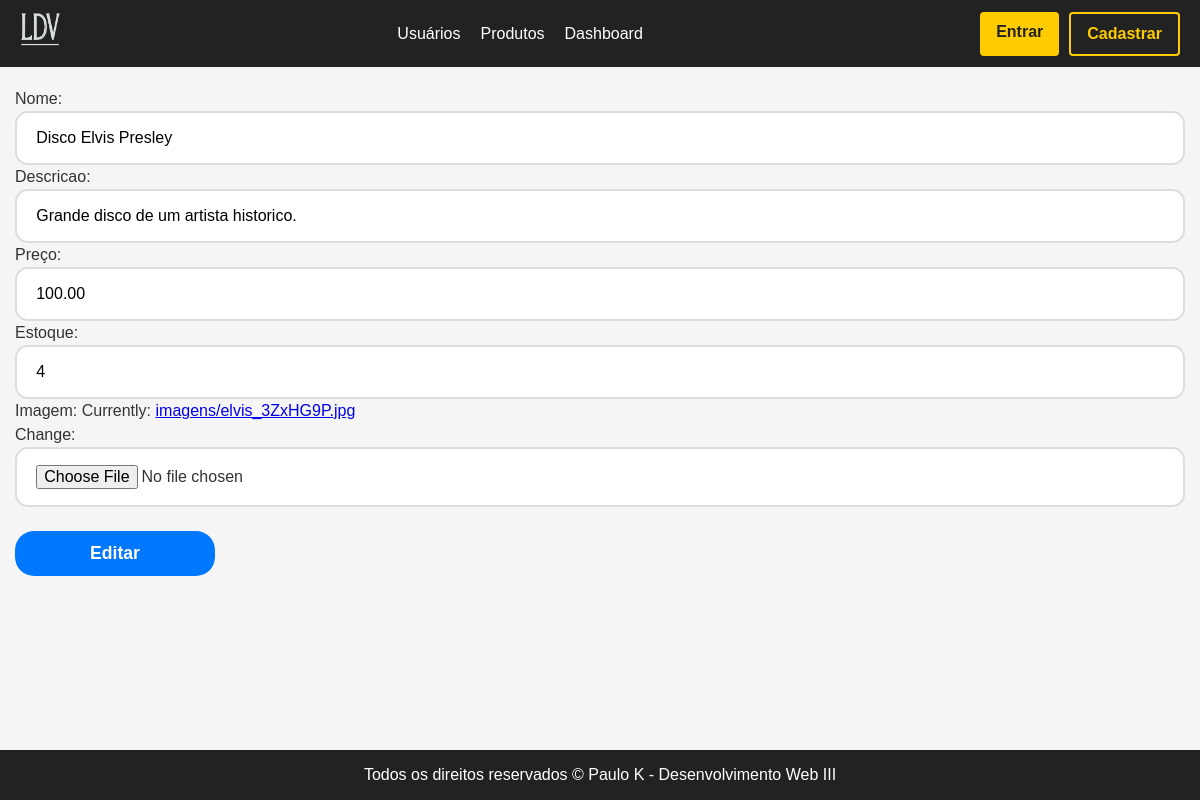
The page /editar-produto/12 on the database its author committed.
### app/models.py (models this page shows)
class Produto(models.Model):
    nome = models.CharField(max_length=100)
    descricao = models.CharField(max_length=300)
    preço = models.DecimalField(max_digits=10, decimal_places=2)
    estoque = models.CharField(max_length=100)
    imagem = models.ImageField(upload_to='imagens/')

### app/views.py (the view)
# urls.py: path('editar-produto/<int:id_produtos>', views.editarProduto, name="editarProduto"),
def editarProduto(request, id_produtos):
    produto = Produto.objects.get(id=id_produtos)
    if request.method == 'POST':
        formEditarProduto = formProduto(request.POST, request.FILES, instance=produto)
        if formEditarProduto.is_valid():
            formEditarProduto.save()
            return redirect("exibirProdutos")
    else:
        formEditarProduto = formProduto(instance=produto)
    return render(request, "editar-produtos.html", {'form': formEditarProduto})

### app/forms.py
class formProduto(forms.ModelForm):
    class Meta:
        model = Produto
        fields = ('nome', 'descricao', 'preço', 'estoque', 'imagem')
        widgets = {
            'nome': forms.TextInput(attrs={'type': 'text', 'class': 'form-input'}),
            'descricao': forms.TextInput(attrs={'type': 'text', 'class': 'form-input'}),
            'preço': forms.NumberInput(attrs={'step': '0.01', 'class': 'form-input'}),
            'estoque': forms.NumberInput(attrs={'class': 'form-input'}),
            'imagem': forms.ClearableFileInput(attrs={'accept': 'image/*', 'class': 'form-input'})
        }

### app/template/editar-produtos.html (shortened to what this page needs)
{% extends 'template.html' %}
{% load static %}
{% block style %} <link rel="stylesheet" href="{% static '_forms.css' %}"> {% endblock %}
{% block conteudo %}
    <form method="POST" enctype="multipart/form-data">
        {{ form }}
        <br>
        <button type="submit" value="Editar" class="form-button">Editar</button>
    </form>
{% endblock %}

### app/static/template_base.css (style rules this page uses)
* { margin: 0; padding: 0; box-sizing: border-box; }
body { font-family: Arial, sans-serif; line-height: 1.5; background: #f5f5f5; color: #333; }

### app/static/_forms.css (style rules this page uses)
.form-input { padding: 1rem 1.2rem; font-size: 1rem; border-radius: 0.8rem; border: 2px solid #ddd; outline: none; width: 100%; transition: border-color 0.3s ease, box-shadow 0.3s ease; box-sizing: border-box; background-color: white; }
.form-button { padding: 0.75rem 2rem; background-color: #0077ff; border: none; color: white; font-weight: 700; font-size: 1.1rem; border-radius: 1.2rem; cursor: pointer; transition: background-color 0.3s ease; align-self: center; min-width: 200px; }

### rows shown on the page
Produto: nome "Disco Elvis Presley", descricao "Grande disco de um artista historico.", preço "100.00", estoque "4"
